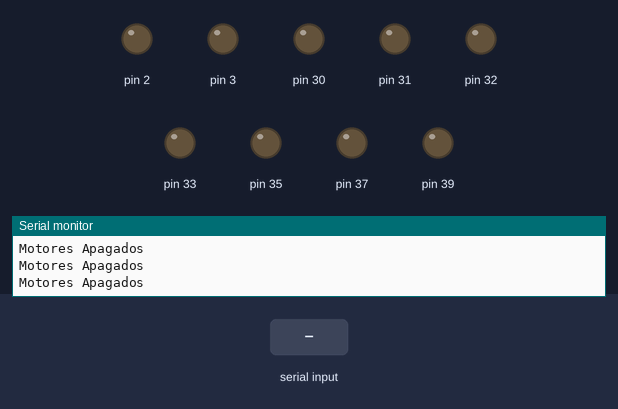
The sketch below on a simulated Arduino Mega 2560, built with avr-gcc and run on an emulated ATmega2560. On the bench: output pins drawn as LEDs (lit = HIGH), the last lines printed to the serial monitor. Inputs (shaded band) come from the test bench.

Above: at 1.2 s.
1.3 s: "A" received over the second serial link
At 2.5 s:
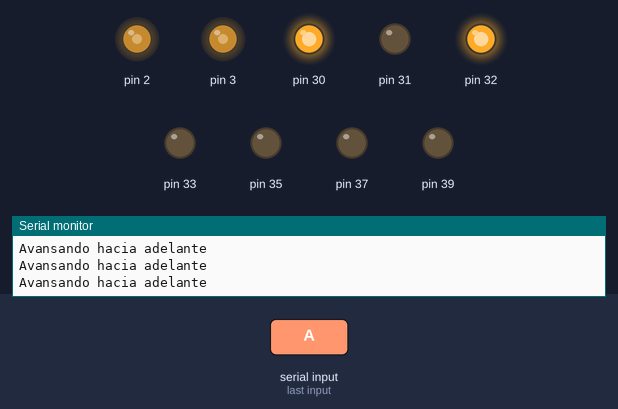
2.8 s: "r" received over the second serial link
At 3.3 s:
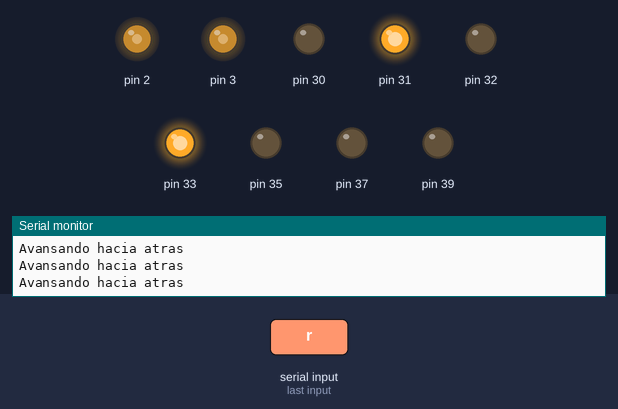
4.3 s: "E" received over the second serial link
At 5.1 s:
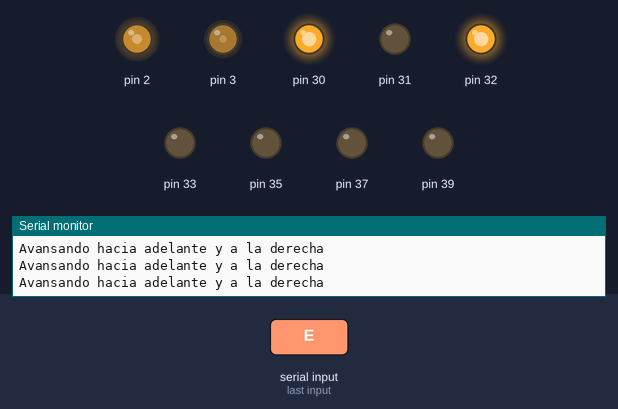
5.8 s: "Q" received over the second serial link
At 7.0 s:
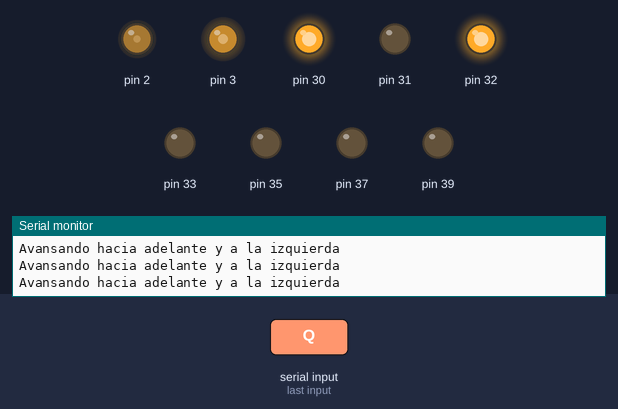
7.3 s: "I" received over the second serial link
At 8.5 s:
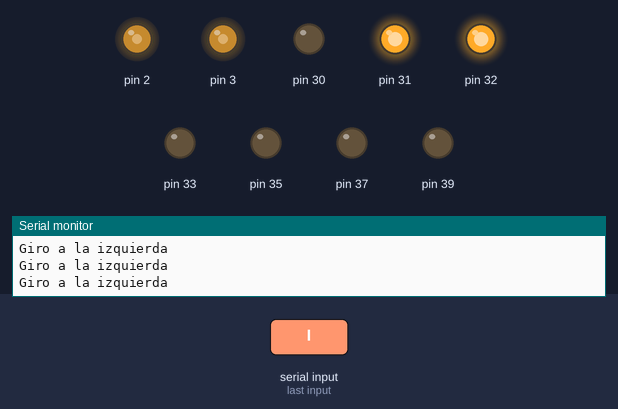
8.8 s: "D" received over the second serial link
At 9.1 s:
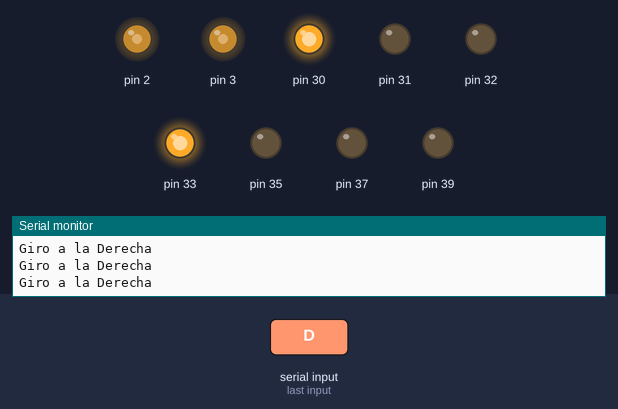
Timing chart, 0 to 11.3 s (numbered marks = the images above; inputs shaded):
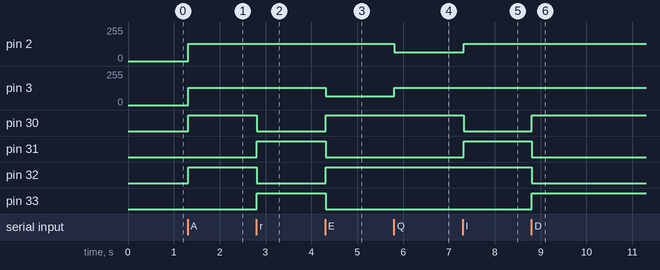

Measured:
- after the input at 1.3 s, pin 2, pin 3: 0/255 → 128/255 at once; pin 30, pin 32: LOW → HIGH at once
- after the input at 2.8 s, pin 30, pin 32: HIGH → LOW at once; pin 31, pin 33: LOW → HIGH at once
- after the input at 4.3 s, pin 3: 128/255 → 64/255 at once; pin 30, pin 32: LOW → HIGH at once; pin 31, pin 33: HIGH → LOW at once
- after the input at 5.8 s, pin 2: 128/255 → 64/255 at once; pin 3: 64/255 → 128/255 at once
- after the input at 7.3 s, pin 2: 64/255 → 128/255 at once; pin 30: HIGH → LOW at once; pin 31: LOW → HIGH at once
- after the input at 8.8 s, pin 30, pin 33: LOW → HIGH at once; pin 31, pin 32: HIGH → LOW at once

The sketch:

BT_CAR.ino
```cpp
#include<Componentes.hpp>

//Declaracion de sensores
ultrasonico FrontalIzquierdo(35,34);    // Sensor Frontal izquierdo
ultrasonico Frontal(37,36);             // Sensor frontal
ultrasonico FrontalDerecho(39,38);      // Sensor frontal derecho

//Declaración de actuadores
DC_Motor MotorDerecho(32,33,3);         //Motor Derecho
DC_Motor MotorIzquierdo(30,31,2);       //Motor Izquierdo

// Declaracion de Variables a utilizar
unsigned char Control;                  // Variable donde se guardan los datos del bluetooth
byte Velocidad;                         // Variable de velocidad del robot
byte Diferencia;

void setup(){
    FrontalIzquierdo.SETUP();           // Configuracion de pines para sensor izquierdo
    Frontal.SETUP();                    // Configuracion de pines para sensor frontal
    FrontalDerecho.SETUP();             // Configuracion de pines para sensor derecho
    MotorDerecho.SETUP();               // Configuracion de pines para motor derecho
    MotorIzquierdo.SETUP();             // Configuracion de pines para motor izquierdo
    Serial.begin(9600);                 // estableciendo comunicacion serial con la computadora
    Serial1.begin(9600);                // estableciendo comunicacion serial con el módulo Bluetooth
    Velocidad = 128;                     // establecemos la velocidad a aproximada mente 1/2 de la potencia
    Diferencia = Velocidad/2;            // establecemos la diferencia para los giros en 1/2 de la velocidad
}
void loop(){
//Descomentar y comentar lo demas par prueba de sensores
/*
    Serial.print("Distancia Sensor Frontal Izquierdo: ");
    Serial.println(FrontalIzquierdo.Distancia());
    Serial.print("Distancia Sensor Frontal: ");
    Serial.println(Frontal.Distancia());
    Serial.print("Distancia Sensor Frontal Derecho: ");
    Serial.println(FrontalDerecho.Distancia());
*/
//Prueva de Motores descomentar esta seccion y comentar lo demas
 /*
    MotorDerecho.Move(MOVE_FORWARD,125);
    MotorIzquierdo.Move(MOVE_FORWARD,125);
    delay(1000);
    MotorDerecho.OFF();
    MotorIzquierdo.OFF();
    delay(250);
    MotorDerecho.Move(MOVE_BACKWARD,125);
    MotorIzquierdo.Move(MOVE_BACKWARD,125);
    delay(1000);
*/

// Seccion de control por medio de módulo Bluetooth

    if(Serial1.available()){ // Leemos la variable de entrada del Bluetooth
        Control = Serial1.read();
    }
    switch (Control)
    {
    case 'A': // Opción para avansar hacia adelante
        MotorDerecho.Move(MOVE_FORWARD,Velocidad);
        MotorIzquierdo.Move(MOVE_FORWARD,Velocidad);
        Serial.println("Avansando hacia adelante");
        break;

    case 'r': // Opsión para ir en reversa
        MotorDerecho.Move(MOVE_BACKWARD,Velocidad);
        MotorIzquierdo.Move(MOVE_BACKWARD,Velocidad);
        Serial.println("Avansando hacia atras");
        break;

    case 'E': // Opsion para avansar en dirección derecha
        MotorDerecho.Move(MOVE_FORWARD,Diferencia);
        MotorIzquierdo.Move(MOVE_FORWARD,Velocidad);
        Serial.println("Avansando hacia adelante y a la derecha");
        break;

    case 'Q': // Opsion para avansar en dirección Izquierda
        MotorDerecho.Move(MOVE_FORWARD,Velocidad);
        MotorIzquierdo.Move(MOVE_FORWARD,Diferencia);
        Serial.println("Avansando hacia adelante y a la izquierda");
        break;
    case 'I': // Opsion para giro Izquierda
        MotorDerecho.Move(MOVE_FORWARD,Velocidad);
        MotorIzquierdo.Move(MOVE_BACKWARD,Velocidad);
        Serial.println("Giro a la izquierda");
        break;

    case 'D': // Opsion para avansar en dirección derecha
        MotorDerecho.Move(MOVE_BACKWARD,Velocidad);
        MotorIzquierdo.Move(MOVE_FORWARD,Velocidad);
        Serial.println("Giro a la Derecha");
        break;

    case 'Z': // Opsion para ATRAS Y  dirección IZQUIERDA
        MotorDerecho.Move(MOVE_BACKWARD,Velocidad);
        MotorIzquierdo.Move(MOVE_BACKWARD,Diferencia);
        Serial.println("Direccion reversa y a la Izquierda");
        break;

    case 'C': // Opsion para ATRAS Y  dirección derecha
        MotorDerecho.Move(MOVE_BACKWARD,Diferencia);
        MotorIzquierdo.Move(MOVE_BACKWARD,Velocidad);
        Serial.println("Direccion reversa y a la Derecha");
        break;

    case 'B': // Opsion para ATRAS Y  dirección derecha
        MotorDerecho.STOP();
        MotorIzquierdo.STOP();
        Serial.println("Freno");
        break;

    case '1': // Opsion para ATRAS Y  dirección derecha
        Velocidad = 128;
        Diferencia = Velocidad/2;
        Serial.println("Velocidad en primera");
        break;
    case '2': // Opsion para ATRAS Y  dirección derecha
        Velocidad = 192;
        Diferencia = Velocidad/2;
        Serial.println("Velocidad en segunda");
        break;
    case '3': // Opsion para ATRAS Y  dirección derecha
        Velocidad = 255;
        Diferencia = Velocidad/2;
        Serial.println("Velocidad en Tercera");
        break;

    default:    // caso default simplemente apagamos los motores
        MotorDerecho.OFF();
        MotorIzquierdo.OFF();
        Serial.println("Motores Apagados");
        break;
    }

}
```
